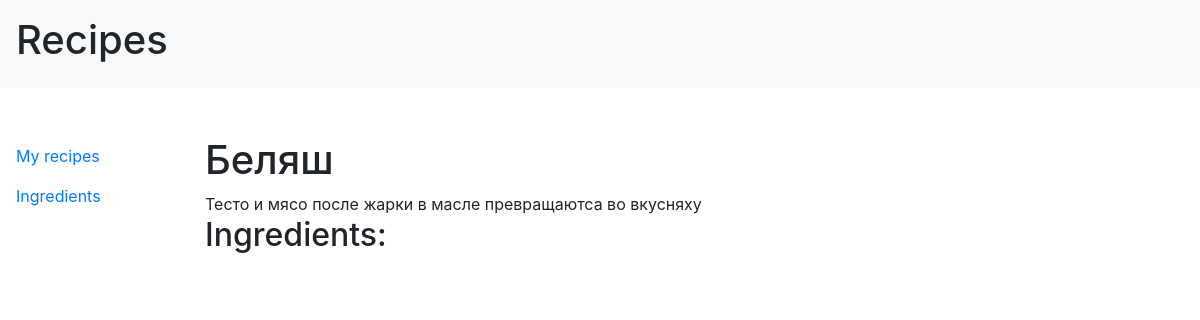
Page /view.php?id=4 on the committed database.
### tables this page shows
CREATE TABLE `recipes` (
  `id` int(11) NOT NULL AUTO_INCREMENT,
  `name` varchar(50) NOT NULL DEFAULT 'recipes',
  `description` varchar(50) NOT NULL DEFAULT 'Mmmm...',
  `recipes` varchar(100) NOT NULL DEFAULT 'recipes text',
  PRIMARY KEY (`id`)
);

### Connection.php (called while the page is built, shortened)
<?php
class Connection
{
    protected static $instance;
    protected $pdo;
    protected function __construct()
    {
        $dsn = 'mysql:dbname=book;host=localhost;charset=utf8';
        $login = 'root';
        $password = '';
        $this->pdo = new PDO($dsn, $login, $password);
    }
    public static function getInstance()
    {
        if (!self::$instance) {
            self::$instance = new Connection();
        }
        return self::$instance;
    }
    public function query($sql, $param = array())
    {
        $statement = $this->pdo->prepare($sql);
        $statement->execute((array)$param);
        return $statement->fetchAll(PDO::FETCH_ASSOC);
    }
    public function getItem($table, $id)
    {
        return $result = $this->query("SELECT * FROM `$table` WHERE id='$id'");
    }
}

### view.php (the view, shortened to what this page needs)
<?php
require_once('Connection.php');
$itemId = $_GET['id'];
$connection = Connection::getInstance();
$table = 'recipes';
$query = $connection->getItem($table, $itemId);
$result = $query['0'];
?>
<!DOCTYPE html>
<html>
<head>
    <link rel="stylesheet" href="https://stackpath.bootstrapcdn.com/bootstrap/4.3.1/css/bootstrap.min.css"
>
</head>
<body>
<div class="container-left shadow-none p-3 mb-5 bg-light rounded">
    <div class="row">
        <div class="col">
            <h1>Recipes</h1>
        </div>
    </div>
</div>
<div class="container-left">
    <div class="row">
        <div class="col-2">
            <ul class="nav nav-pills flex-column">
                <li class="nav-item">
                    <a class="nav-link" href="index.php">My recipes</a>
                </li>
                <li class="nav-item">
                    <a class="nav-link" href="ingredients.php">Ingredients</a>
                </li>
            </ul>
        </div>
        <div class="col-10 row">
            <div class="container">
                <h1><?= $result['name']; ?></h1>
                <div><?= $result['recipes']; ?></div>
            </div>
            <div class="container">
                <h2>Ingredients:</h2>
            </div>
        </div>
        </div>
    </div>
</body>
</html>

### rows in the picture
recipes: name "Беляш", recipes "Тесто и мясо после жарки в масле превращаютса во вкусняху"
